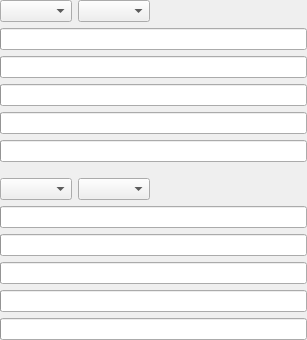
<?xml version="1.0" encoding="UTF-8"?>
<ui version="4.0">
 <class>FilmGrainForm</class>
 <widget class="QWidget" name="FilmGrainForm">
  <property name="geometry">
   <rect>
    <x>0</x>
    <y>0</y>
    <width>307</width>
    <height>339</height>
   </rect>
  </property>
  <layout class="QVBoxLayout" name="verticalLayout_3">
   <property name="leftMargin">
    <number>0</number>
   </property>
   <property name="topMargin">
    <number>0</number>
   </property>
   <property name="rightMargin">
    <number>0</number>
   </property>
   <property name="bottomMargin">
    <number>0</number>
   </property>
   <item>
    <widget class="QWidget" name="widget_2" native="true">
     <layout class="QVBoxLayout" name="verticalLayout_2">
      <property name="leftMargin">
       <number>0</number>
      </property>
      <property name="topMargin">
       <number>0</number>
      </property>
      <property name="rightMargin">
       <number>0</number>
      </property>
      <property name="bottomMargin">
       <number>0</number>
      </property>
      <item>
       <widget class="QWidget" name="widget_4" native="true">
        <layout class="QHBoxLayout" name="horizontalLayout">
         <property name="sizeConstraint">
          <enum>QLayout::SetFixedSize</enum>
         </property>
         <property name="leftMargin">
          <number>0</number>
         </property>
         <property name="topMargin">
          <number>0</number>
         </property>
         <property name="rightMargin">
          <number>0</number>
         </property>
         <property name="bottomMargin">
          <number>0</number>
         </property>
         <item>
          <widget class="ptChoice" name="MaskType1"/>
         </item>
         <item>
          <widget class="ptChoice" name="GrainType1"/>
         </item>
         <item>
          <spacer name="horizontalSpacer_2">
           <property name="orientation">
            <enum>Qt::Horizontal</enum>
           </property>
           <property name="sizeHint" stdset="0">
            <size>
             <width>154</width>
             <height>10</height>
            </size>
           </property>
          </spacer>
         </item>
        </layout>
       </widget>
      </item>
      <item>
       <widget class="ptInput" name="Strength1"/>
      </item>
      <item>
       <widget class="ptInput" name="Radius1"/>
      </item>
      <item>
       <widget class="ptInput" name="Opacity1"/>
      </item>
      <item>
       <widget class="ptInput" name="LowerLimit1"/>
      </item>
      <item>
       <widget class="ptInput" name="UpperLimit1"/>
      </item>
     </layout>
    </widget>
   </item>
   <item>
    <spacer name="verticalSpacer">
     <property name="orientation">
      <enum>Qt::Vertical</enum>
     </property>
     <property name="sizeType">
      <enum>QSizePolicy::Fixed</enum>
     </property>
     <property name="sizeHint" stdset="0">
      <size>
       <width>5</width>
       <height>10</height>
      </size>
     </property>
    </spacer>
   </item>
   <item>
    <widget class="QWidget" name="widget_3" native="true">
     <layout class="QHBoxLayout" name="horizontalLayout_3">
      <property name="sizeConstraint">
       <enum>QLayout::SetFixedSize</enum>
      </property>
      <property name="leftMargin">
       <number>0</number>
      </property>
      <property name="topMargin">
       <number>0</number>
      </property>
      <property name="rightMargin">
       <number>0</number>
      </property>
      <property name="bottomMargin">
       <number>0</number>
      </property>
      <item>
       <widget class="ptChoice" name="MaskType2"/>
      </item>
      <item>
       <widget class="ptChoice" name="GrainType2"/>
      </item>
      <item>
       <spacer name="horizontalSpacer">
        <property name="orientation">
         <enum>Qt::Horizontal</enum>
        </property>
        <property name="sizeHint" stdset="0">
         <size>
          <width>10</width>
          <height>10</height>
         </size>
        </property>
       </spacer>
      </item>
     </layout>
    </widget>
   </item>
   <item>
    <widget class="QWidget" name="widget" native="true">
     <layout class="QVBoxLayout" name="verticalLayout">
      <property name="leftMargin">
       <number>0</number>
      </property>
      <property name="topMargin">
       <number>0</number>
      </property>
      <property name="rightMargin">
       <number>0</number>
      </property>
      <property name="bottomMargin">
       <number>0</number>
      </property>
      <item>
       <widget class="ptInput" name="Strength2"/>
      </item>
      <item>
       <widget class="ptInput" name="Radius2"/>
      </item>
      <item>
       <widget class="ptInput" name="Opacity2"/>
      </item>
      <item>
       <widget class="ptInput" name="LowerLimit2"/>
      </item>
      <item>
       <widget class="ptInput" name="UpperLimit2"/>
      </item>
     </layout>
    </widget>
   </item>
  </layout>
 </widget>
 <customwidgets>
  <customwidget>
   <class>ptInput</class>
   <extends>QProgressBar</extends>
   <header>ptInput.h</header>
  </customwidget>
  <customwidget>
   <class>ptChoice</class>
   <extends>QComboBox</extends>
   <header>ptChoice.h</header>
  </customwidget>
 </customwidgets>
 <resources/>
 <connections/>
</ui>
